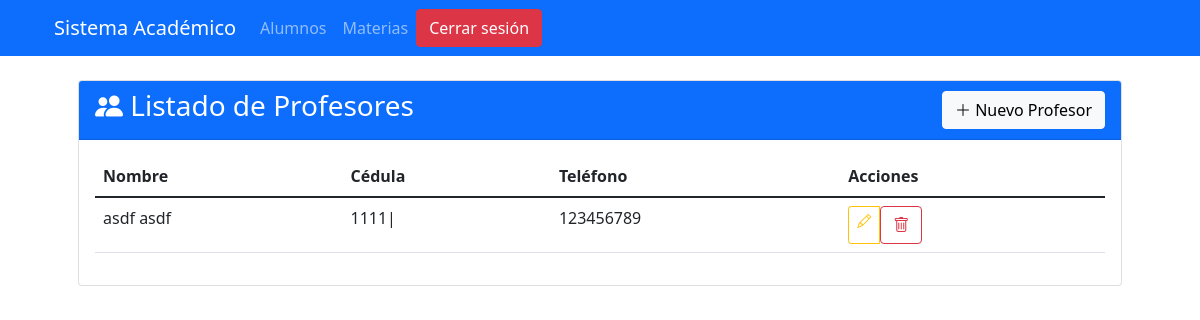
The page /profesores/ (signed in) on the database as committed earlier.
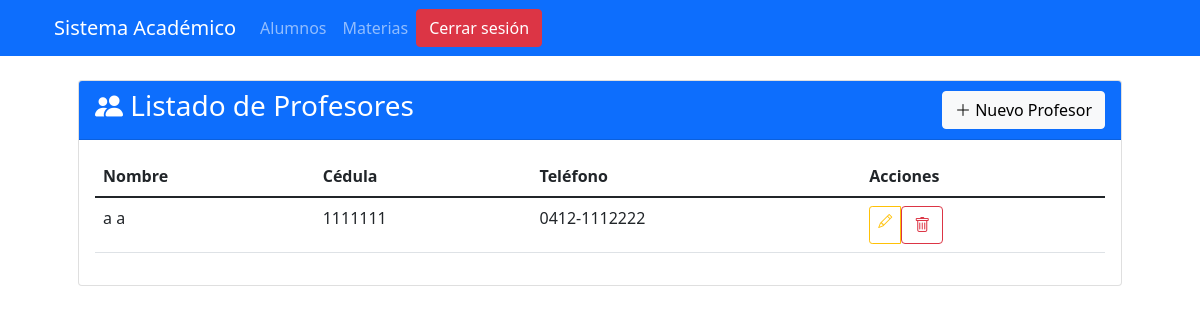
The same page on the database as committed later.
### formulario/models.py (models this page shows, shortened)
class Profesor(models.Model):
    user = models.OneToOneField(User, on_delete=models.CASCADE, related_name='profesor')
    cedula = models.CharField(max_length=20, unique=True)
    telefono = models.CharField(max_length=15)
    direccion = models.TextField()
    fecha_contratacion = models.DateField(auto_now_add=True)

### formulario/views.py (the view)
# urls.py: path('profesores/', views.lista_profesores, name='lista_profesores'),
@login_required
def lista_profesores(request):
    profesores = Profesor.objects.select_related('user').order_by('user__last_name', 'user__first_name')
    return render(request, 'formulario/lista_profesores.html', {
        'profesores': profesores,
        'profesores_sin_usuario': Profesor.objects.filter(user__isnull=True).count()
    })

### formulario/templates/formulario/lista_profesores.html (shortened to what this page needs)
{% extends 'base.html' %}
{% load static %}
{% block content %}
<div class="container mt-4">
    <div class="card">
        <div class="card-header bg-primary text-white d-flex justify-content-between align-items-center">
            <h3><i class="bi bi-people-fill"></i> Listado de Profesores</h3>
            <a href="{% url 'formulario:registrar_profesor' %}" class="btn btn-light">
                <i class="bi bi-plus-lg"></i> Nuevo Profesor
            </a>
        </div>
        <div class="card-body">
            <div class="table-responsive">
                <table class="table table-hover">
                    <thead>
                        <tr>
                            <th>Nombre</th>
                            <th>Cédula</th>
                            <th>Teléfono</th>
                            <th>Acciones</th>
                        </tr>
                    </thead>
                    <tbody>
                        {% for profesor in profesores %}
                        <tr>
                            <td>{{ profesor.user.get_full_name }}</td>
                            <td>{{ profesor.cedula }}</td>
                            <td>{{ profesor.telefono }}</td>
                            <td>
                                <div class="btn-group btn-group-sm">
                                    <a href="{% url 'formulario:editar_profesor' profesor.id %}"
                                       class="btn btn-outline-warning" title="Editar">
                                        <i class="bi bi-pencil"></i>
                                    </a>
                                    <form method="post" action="{% url 'formulario:eliminar_profesor' profesor.id %}"
                                          class="d-inline">
                                        <button type="submit" class="btn btn-outline-danger"
                                                title="Eliminar" onclick="return confirm('¿Eliminar este profesor?')">
                                            <i class="bi bi-trash"></i>
                                        </button>
                                    </form>
                                </div>
                            </td>
                        </tr>
                        {% empty %}
                        <tr>
                            <td colspan="4" class="text-center">
                                <i class="bi bi-exclamation-triangle"></i> No hay profesores registrados
                            </td>
                        </tr>
                        {% endfor %}
                    </tbody>
                </table>
            </div>
        </div>
    </div>
</div>
{% endblock %}

Rows that differ between the two databases and show on the page:
removed Profesor: user.get_full_name "asdf asdf", cedula "1111|", telefono "123456789"
added Profesor: user.get_full_name "a a", cedula "1111111", telefono "0412-1112222"
